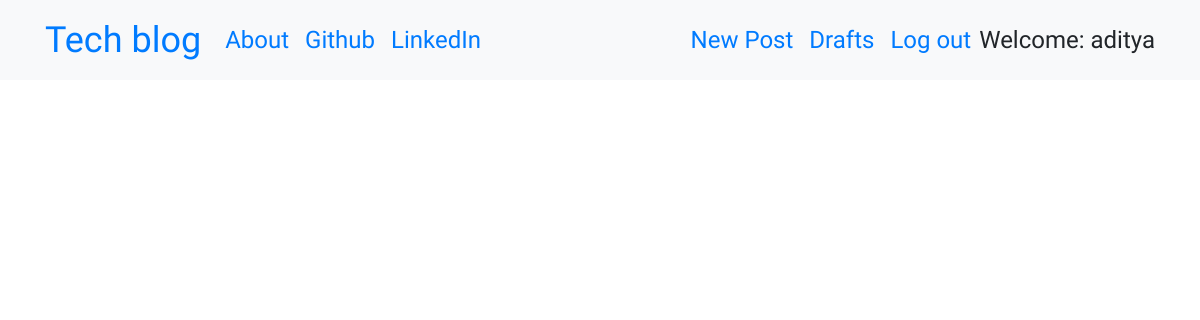
The app's page / (signed in), older data.
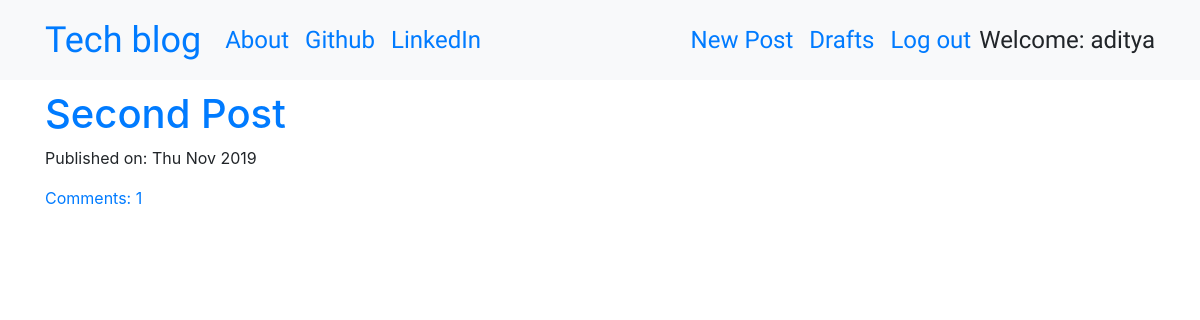
The same page, newer data.
### blog_app/models.py (models this page shows, shortened)
class Post(models.Model):
    author = models.ForeignKey('auth.User', on_delete=models.CASCADE)
    title = models.CharField(max_length=200)
    text = models.TextField()
    created_date = models.DateTimeField(default=timezone.now)
    published_date = models.DateTimeField(blank=True, null=True)
    def approve_comments(self):
        return self.comments.filter(approved_comment=True)

### blog_app/views.py (the view)
# urls.py: path('', views.PostListView.as_view(), name='post_list'),
class PostListView(ListView):
    model = Post
    def get_queryset(self):
        return Post.objects.filter(
            published_date__lte=timezone.now()).order_by('-published_date')

### blog_app/templates/blog_app/post_list.html
{% extends 'blog_app/base.html' %}
{% block content %}
<div class="centerstage">
    {% for post in post_list %}
    <div class="post">
        <h1><a href="{% url 'post_detail' pk=post.pk %}">{{ post.title }}</a>
        </h1>
        <div class="date">
            <p>Published on: {{ post.published_date|date:"D M Y"}}</p>
        </div>
        <a href="{% url 'post_detail' pk=post.pk %}">Comments: {{ post.approve_comments.count }}</a>
    </div>
    {% endfor %}
</div>
{% endblock %}

### blog_app/templates/blog_app/base.html (shortened to what this page needs)
<!DOCTYPE html>
{% load static %}
<html>
  <head>
    <link rel="stylesheet" href="https://stackpath.bootstrapcdn.com/bootstrap/4.1.3/css/bootstrap.min.css"
>
    <link href="https://maxcdn.bootstrapcdn.com/font-awesome/4.7.0/css/font-awesome.min.css" rel="stylesheet">
    <link rel="stylesheet" href="//cdn.jsdelivr.net/medium-editor/latest/css/medium-editor.min.css" type="text/css" media="screen" charset="utf-8">
    <link rel="stylesheet" href="{% static 'blog_app/css/blog_app.css' %}">
  </head>
  <body class='loader'>
    <nav class="navbar navbar-expand-lg bg-light techfont">
      <div class="container">
        <div class="navbar-nav align-items-center">
          <a class="navbar-brand bigbrand" href="{% url 'post_list' %}">Tech blog</a>
          <a class="nav-item nav-link" href="{% url 'about' %}">About</a>
          <a class="nav-item nav-link" href="https://www.github.com">Github</a>
          <a class="nav-item nav-link" href="https://www.linkedin.com">LinkedIn</a>
        </div>
        <div class="navbar-nav align-items-center ml-auto">
          {% if user.is_authenticated %}
            <a class="nav-item nav-link" href="{% url 'post_new' %}">New Post</a>
            <a class="nav-item nav-link" href="{% url 'post_draft_list' %}">Drafts</a>
            <a class="nav-item nav-link" href="{% url 'logout' %}">Log out</a>
            <a >Welcome: {{ user.username }}</a>
          {% else %}
            <a class="nav-item nav-link" href="{% url 'login' %}" aria-label="Login">
              <span class="fa fa-user" aria-hidden="true"></span></a>
          {% endif %}
        </div>
      </div>
    </nav>
          <div class="content container">
              <div class="row">
                  <div class="col-md-8">
                    <div class="blog_posts">
                      {% block content %}
                      {% endblock %}
                    </div>
                  </div>
              </div>
          </div>
  </body>
</html>

### blog_app/static/blog_app/css/blog_app.css (style rules this page uses)
.techfont { font-family: 'Russo One', sans-serif; font-size: 1.5em; margin-bottom: 10px; }
.centerstage { margin-left: auto; margin-right: auto; }
.bigbrand { font-size: 1.5em; }
.loader { filter:hue-rotate(0deg); color: linear-gradient(45deg,#0f8,#08f); animation:hue 5000ms infinite linear; }

Row changes from the older to the newer data that the page shows:
added Post: title "Second Post", published_date "Thu Nov 2019", approve_comments.count "1"
